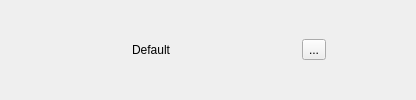
           <widget class="QFrame" name="frameDefault">
            <property name="frameShape">
             <enum>QFrame::NoFrame</enum>
            </property>
            <property name="frameShadow">
             <enum>QFrame::Plain</enum>
            </property>
            <layout class="QHBoxLayout" name="horizontalLayout_6">
             <property name="leftMargin">
              <number>0</number>
             </property>
             <property name="topMargin">
              <number>0</number>
             </property>
             <property name="rightMargin">
              <number>0</number>
             </property>
             <property name="bottomMargin">
              <number>0</number>
             </property>
             <item>
              <spacer name="horizontalSpacer_12">
               <property name="orientation">
                <enum>Qt::Horizontal</enum>
               </property>
               <property name="sizeHint" stdset="0">
                <size>
                 <width>60</width>
                 <height>20</height>
                </size>
               </property>
              </spacer>
             </item>
             <item>
              <widget class="QLabel" name="labelDefaultColor">
               <property name="minimumSize">
                <size>
                 <width>110</width>
                 <height>0</height>
                </size>
               </property>
               <property name="text">
                <string>Default</string>
               </property>
               <property name="alignment">
                <set>Qt::AlignRight|Qt::AlignTrailing|Qt::AlignVCenter</set>
               </property>
              </widget>
             </item>
             <item>
              <spacer name="horizontalSpacer_24">
               <property name="orientation">
                <enum>Qt::Horizontal</enum>
               </property>
               <property name="sizeType">
                <enum>QSizePolicy::Minimum</enum>
               </property>
               <property name="sizeHint" stdset="0">
                <size>
                 <width>10</width>
                 <height>20</height>
                </size>
               </property>
              </spacer>
             </item>
             <item>
              <widget class="QWidget" name="widgetDefaultColor" native="true">
               <property name="minimumSize">
                <size>
                 <width>100</width>
                 <height>0</height>
                </size>
               </property>
               <property name="autoFillBackground">
                <bool>false</bool>
               </property>
              </widget>
             </item>
             <item>
              <spacer name="horizontalSpacer_25">
               <property name="orientation">
                <enum>Qt::Horizontal</enum>
               </property>
               <property name="sizeType">
                <enum>QSizePolicy::Minimum</enum>
               </property>
               <property name="sizeHint" stdset="0">
                <size>
                 <width>10</width>
                 <height>20</height>
                </size>
               </property>
              </spacer>
             </item>
             <item>
              <widget class="QToolButton" name="pushDefaultColor">
               <property name="text">
                <string>...</string>
               </property>
              </widget>
             </item>
             <item>
              <spacer name="horizontalSpacer_6">
               <property name="orientation">
                <enum>Qt::Horizontal</enum>
               </property>
               <property name="sizeHint" stdset="0">
                <size>
                 <width>90</width>
                 <height>20</height>
                </size>
               </property>
              </spacer>
             </item>
            </layout>
           </widget>
